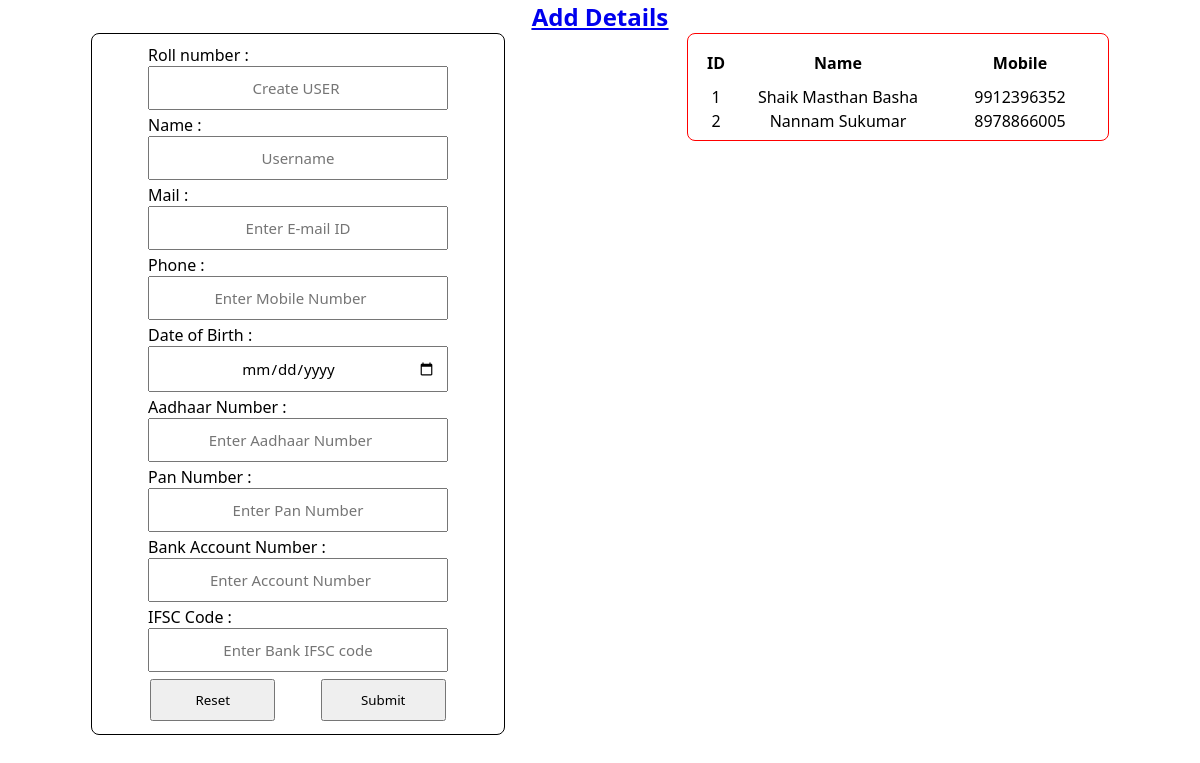
The page /Details on the database its author committed.
### Boot_app/models.py (models this page shows)
class Details(models.Model):
    roll = models.CharField(max_length=10)
    name = models.CharField(max_length=30)
    mail=models.EmailField(max_length=30)
    phone = models.IntegerField()
    dob = models.DateField()
    addar = models.IntegerField()
    pan = models.CharField(max_length=10)
    bacc = models.IntegerField()
    bifsc = models.CharField(max_length=10)

### Boot_app/views.py (the view, shortened to what this page needs)
# urls.py: path('Details',views.DETAIL,name='detail'),
def DETAIL(request):
    p = Details.objects.all()
    return render(request,'Detail.html',{'k':p});

### templates/Detail.html (shortened to what this page needs)
<!DOCTYPE html>
<html lang="en">
<head>
</head>
<body>
    <div class="main">
        <div class="txt" style="text-decoration: none; text-align: center;"><h2> <u><b><a href="{% url 'fulldtl' %}">Add Details</a></b></u></h2></div>
        <div class="p">
            <div class="left">
                <form method="post">
                    <div class="aa">
                        <div class="a">
                            <label for="">Roll number :</label>
                            <input type="text" placeholder="Create USER " name="roll" id="" required>
                        </div>
                        <div class="a">
                            <label for="">Name :</label>
                            <input type="text" placeholder="Username" name="nam" id="" required>
                        </div>
                        <div class="a">
                            <label for="">Mail :</label>
                            <input type="email" placeholder="Enter E-mail ID" name="mail" id="" required>
                        </div>
                        <div class="a">
                            <label for="">Phone :</label>
                            <input type="number" name="phone" placeholder="Enter Mobile Number" id="" required>
                        </div>
                        <div class="a">
                            <label for="">Date of Birth :</label>
                            <input type="date" name="dob" id="" required>
                        </div>
                        <div class="a">
                            <label for="">Aadhaar Number :</label>
                            <input type="number" name="addar" placeholder="Enter Aadhaar Number" required>
                        </div>
                        <div class="a">
                            <label for="">Pan Number :</label>
                            <input type="text" placeholder="Enter Pan Number" name="pan" required pattern="[A-Z]{5}[0-9]{4}[A-Z]{1}">
                        </div>
                        <div class="a">
                            <label for="">Bank Account Number :</label>
                            <input type="number" placeholder="Enter Account Number" name="bacc" required>
                        </div>
                        <div class="a">
                            <label for="">IFSC Code :</label>
                            <input type="text" placeholder="Enter Bank IFSC code" name="bifsc" id="" required>
                        </div>
                        <div class="b">
                            <input type="reset" name="" id="" value="Reset">
                            <input type="submit" value="Submit" id="">
                        </div>
                    </div>
                </form>
            </div>
            <div class="right">
                <div class="m">
                    <table>
                        <tr>
                            <th style="width: 20px;">ID</th>
                            <th>Name</th>
                            <th>Mobile</th>
                        </tr>
                        {% for i in k %}
                        <tr>
                            <td style="width: 20px;">{{forloop.counter}} </td>
                            <td style="width: 200px;">{{i.name}}</td>
                            <td style="width: max-content;">{{i.phone}}</td>
                        </tr>
                        {% endfor %}
                    </table>
                </div>
            </div>
        </div>
    </div>
</body>
</html>

### templates/Detail.html (style rules this page uses)
* { font-family:'Segoe UI', Tahoma, Geneva, Verdana, sans-serif; margin: 0;padding: 0; }
.p { width: 100vw; height: max-content; display: flex; flex-wrap: wrap; justify-content: space-around; }
.left { width: 400px; border: 1px solid black; border-radius: 8px; padding: 6px; }
.right { width: max-content; height: max-content; padding: 6px; border: 1px solid red; border-radius: 8px; }
.aa { margin: auto; width: 400px; }
label { padding-top: 4px; }
.a { margin: auto; width: 300px; display: flex; flex-direction: column; }
input { padding: 10px; }
table { text-align: center; }
table th,table tr { padding: 10px; }
table th { width: 140px; }
.b { display: flex; align-items: center; justify-content: center; justify-content: space-evenly; margin: 7px; }
.b input { width: 125px; }
.a input { font-size: 15px; text-align: center; }

### rows shown on the page
Details: name "Shaik Masthan Basha", phone "9912396352"
Details: name "Nannam Sukumar", phone "8978866005"
